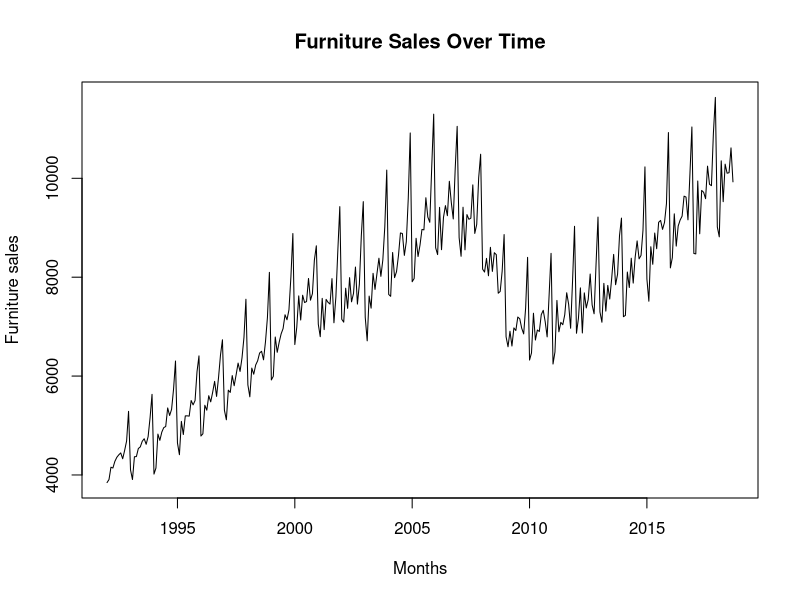
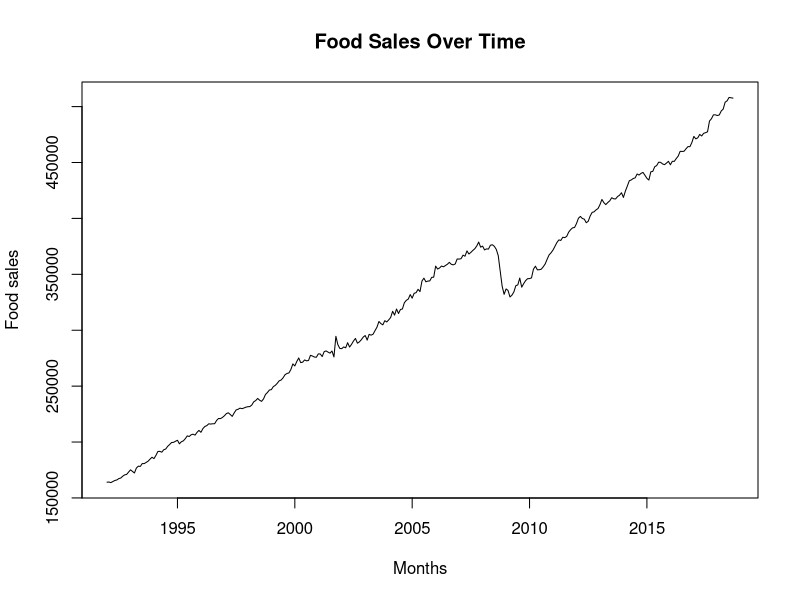
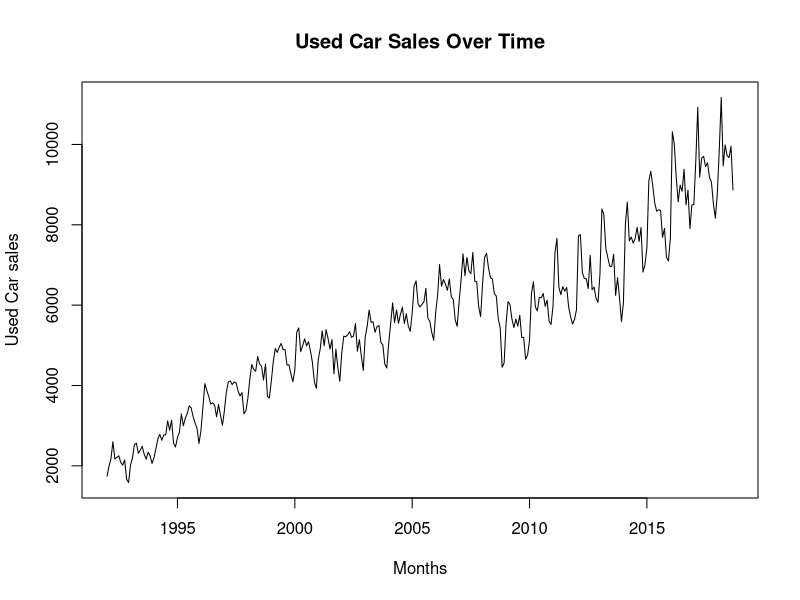
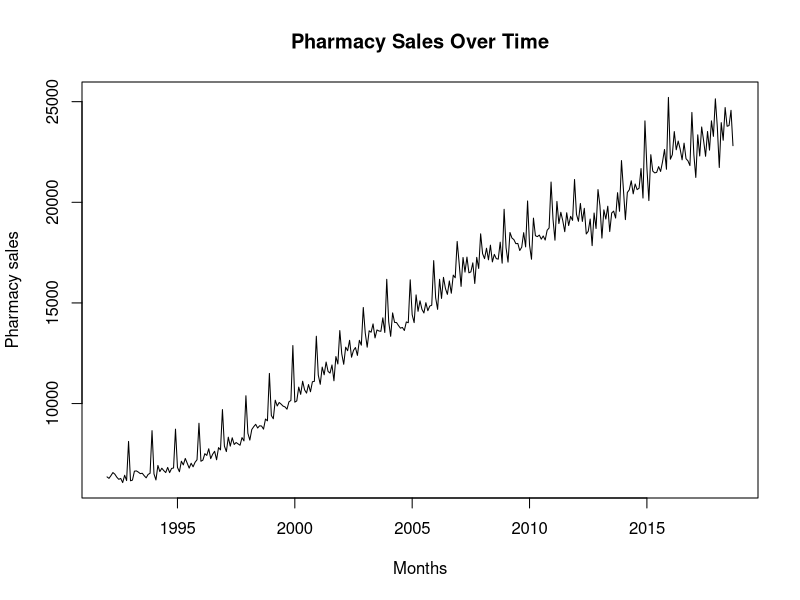

Here is the R script that generated these plots, in order:
## ---- chunk 1
# import and inspect the data
df <- read.csv("retail_sales.csv")
head(df)
## ---- chunk 2
# time series plot for each of the 4 stores

# convert to matrix, frequency is 12 months, starts at 1992
furniture_sales <- ts(df$furniture_sales, frequency = 12, start = 1992)
furniture_sales
## ---- chunk 3
plot(furniture_sales, xlab = "Months", ylab = "Furniture sales",  main = "Furniture Sales Over Time")
## ---- chunk 4
food_sales <- ts(df$food_sales, frequency = 12, start = 1992)
plot(food_sales, xlab = "Months", ylab = "Food sales",  main = "Food Sales Over Time")
## ---- chunk 5
used_car_sales <- ts(df$used_car_sales, frequency = 12, start = 1992)
plot(used_car_sales, xlab = "Months", ylab = "Used Car sales",  main = "Used Car Sales Over Time")
## ---- chunk 6
pharmacy_sales <- ts(df$pharmacy_sales, frequency = 12, start = 1992)
plot(pharmacy_sales, xlab = "Months", ylab = "Pharmacy sales", main = "Pharmacy Sales Over Time")
